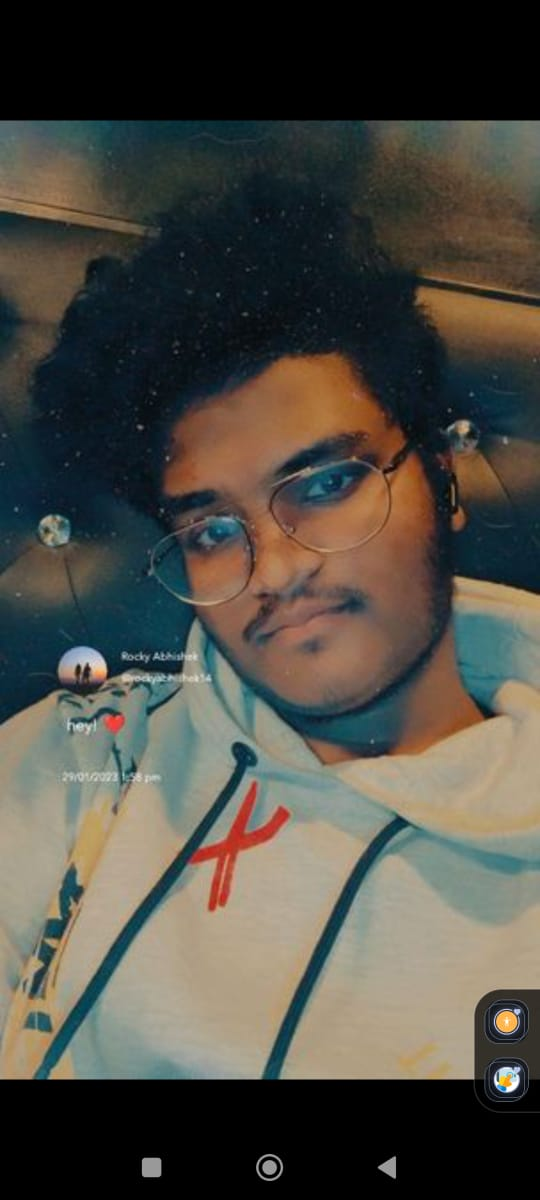
#> input picture Abhishekpic.jpg, 540 x 1200 px
$ python task2_pixcel.py
#> lines starting #> are read from the running program, lines starting #| are printed output that depends on the picture
#> the answer given: Abhishekpic.jpg
#> the answer given: 3
from PIL import Image
import numpy as np

def encrypt_image(image_path, key):
    """Encrypt an image using pixel manipulation."""
#> called with image_path = 'Abhishekpic.jpg', key = 3
    # Open the image
    image = Image.open(image_path)
#> image is the input picture: PIL image 540x1200 RGB; mean R, G, B 78.2, 75.7, 67.8
    # Convert the image to a NumPy array
    pixels = np.array(image)

    # Perform pixel manipulation based on the key
    rows, cols, _ = pixels.shape
#> rows = 1200; cols = 540
    for i in range(rows):
        for j in range(cols):
            pixels[i, j, 0] = (pixels[i, j, 0] + key) % 256
            pixels[i, j, 1] = (pixels[i, j, 1] * key) % 256
            pixels[i, j, 2] = (pixels[i, j, 2] - key) % 256
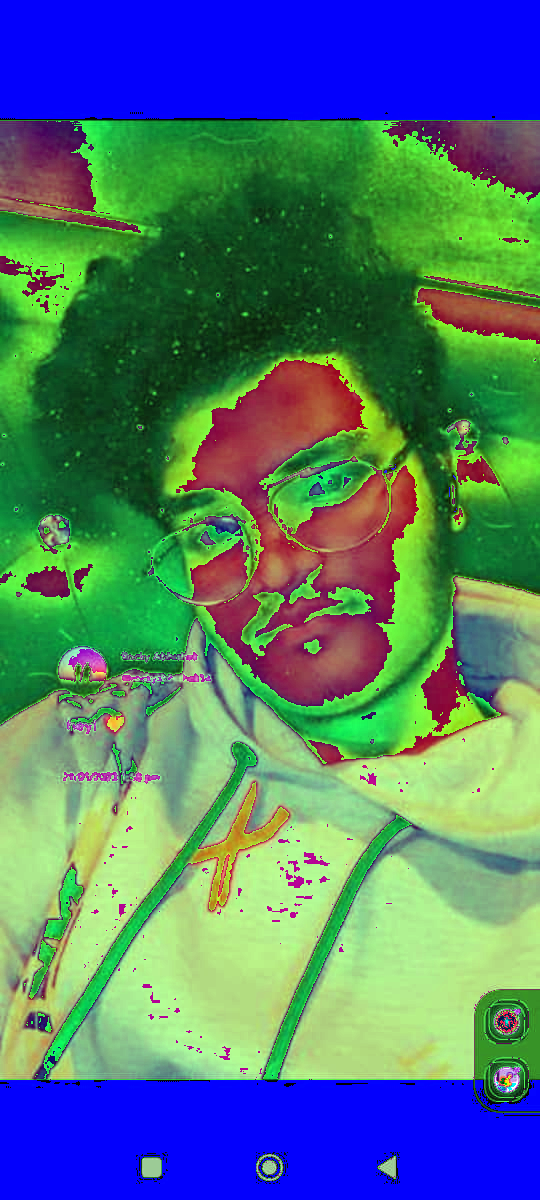
#> pixels: shape (1200, 540, 3); mean R, G, B 81.2, 120.8, 114.5

    # Create a new image from the modified pixel array
    encrypted_image = Image.fromarray(pixels.astype(np.uint8))
    return encrypted_image

def decrypt_image(image_path, key):
    """Decrypt an image using pixel manipulation."""
#> called with image_path = 'encrypted_image.png', key = 3
    # Open the image
    image = Image.open(image_path)
    # Convert the image to a NumPy array
    pixels = np.array(image)

    # Perform the reverse pixel manipulation based on the key
    rows, cols, _ = pixels.shape
#> rows = 1200; cols = 540
    for i in range(rows):
        for j in range(cols):
            pixels[i, j, 0] = (pixels[i, j, 0] - key) % 256
            pixels[i, j, 1] = (pixels[i, j, 1] // key) % 256
            pixels[i, j, 2] = (pixels[i, j, 2] + key) % 256
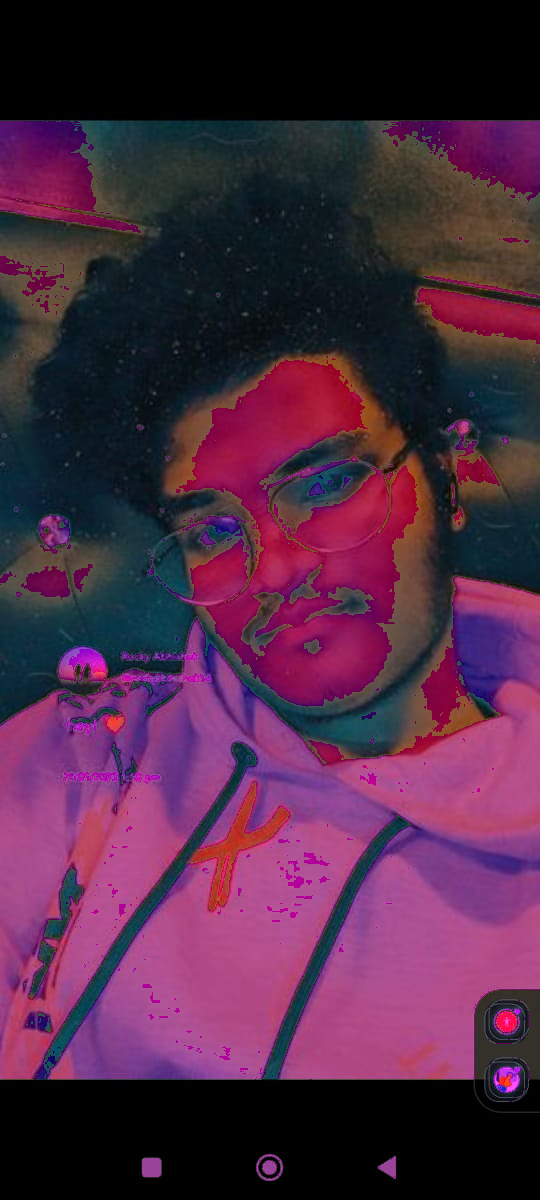
#> pixels: shape (1200, 540, 3); mean R, G, B 78.2, 40, 67.8

    # Create a new image from the modified pixel array
    decrypted_image = Image.fromarray(pixels.astype(np.uint8))
    return decrypted_image

image_path = input("Enter the path to the image: ")
key = int(input("Enter the encryption/decryption key: "))

encrypted_image = encrypt_image(image_path, key)
encrypted_image.save("encrypted_image.png")
print("Encrypted image saved as 'encrypted_image.png'.")

decrypted_image = decrypt_image("encrypted_image.png", key)
decrypted_image.save("decrypted_image.png")
print("Decrypted image saved as 'decrypted_image.png'.")
